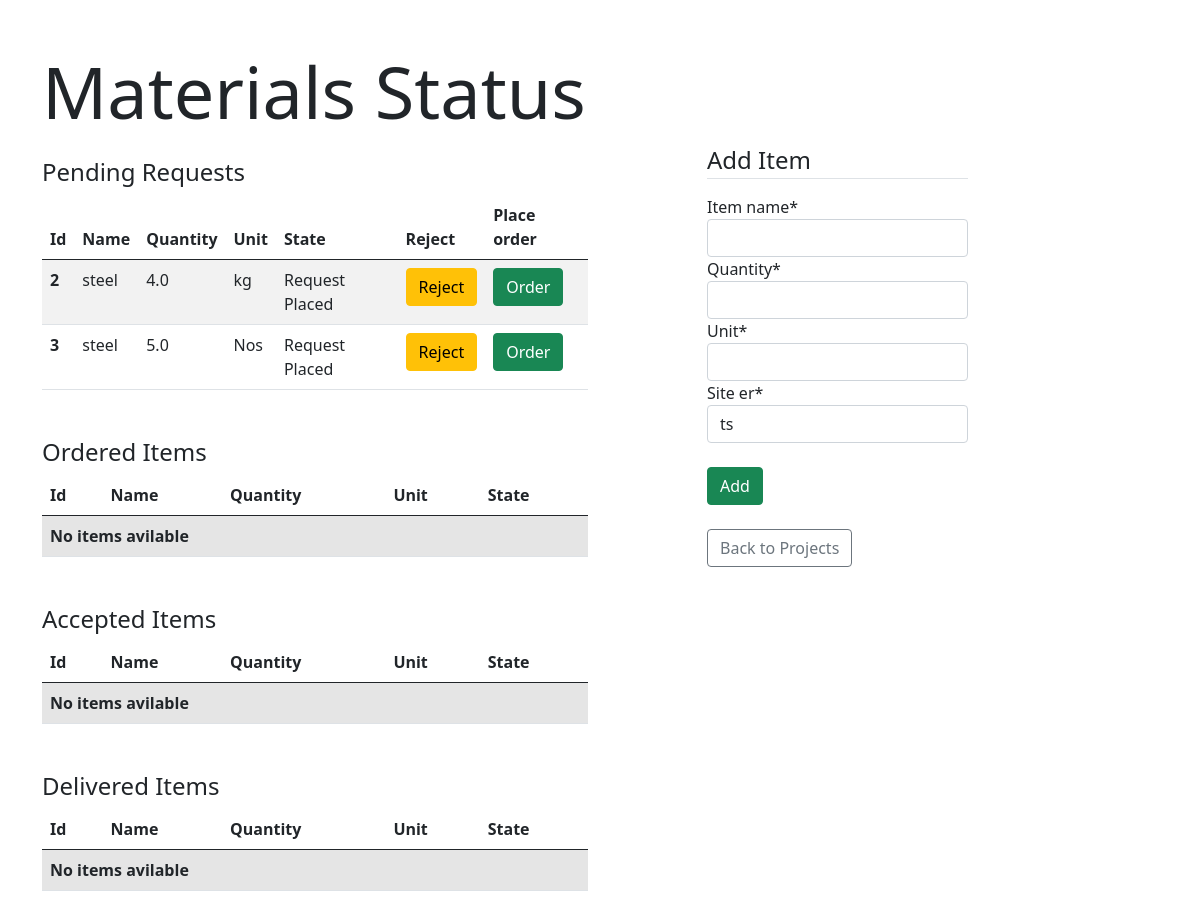
Before: /company/order/1/ (signed in) with the older database file.
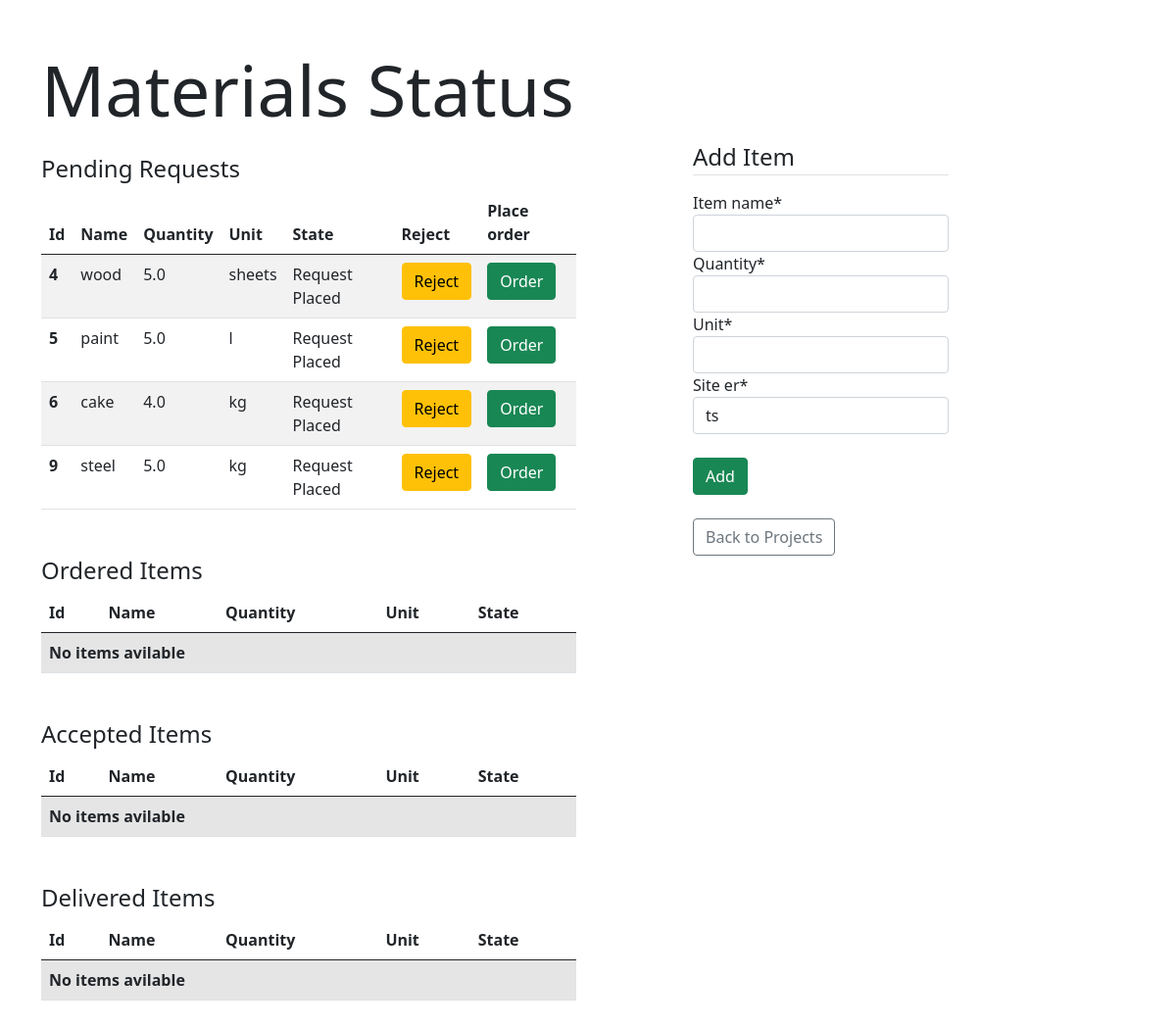
After: the same page with the newer database file.
### company/models.py (models this page shows, shortened)
class BillItem(models.Model):
    site_er = models.ForeignKey(SiteEr, on_delete=models.PROTECT, default=1)
    project = models.ForeignKey(Project, on_delete=models.PROTECT, default=1)
    item_name = models.CharField(max_length=50)
    unit = models.CharField(max_length=10)
    quantity = models.FloatField()
    state = models.CharField(max_length=1, choices=BILL_STATE, default='E')

### company/views.py (the view, shortened to what this page needs)
# urls.py: path('order/<int:project_id>/', views.ProjectOrderListView.as_view(), name='project-order-list'),
class ProjectOrderListView(UserPassesTestMixin, SuccessMessageMixin, CreateView):
    template_name = 'company/project_order_list.html'
    model = BillItem
    fields = ['item_name', 'quantity', 'unit', 'site_er']
    success_message = '%(item_name)s was created successfully'
    def get_context_data(self, **kwargs):
        context =  super().get_context_data(**kwargs)
        context['bill_items_pending'] = Project.objects.get(pk=self.kwargs['project_id']).billitem_set.filter(state='P')
        context['bill_items_ordered'] = Project.objects.get(pk=self.kwargs['project_id']).billitem_set.filter(state='O')
        context['bill_items_accepted'] = Project.objects.get(pk=self.kwargs['project_id']).billitem_set.filter(state='A')
        context['bill_items_delivered'] = Project.objects.get(pk=self.kwargs['project_id']).billitem_set.filter(state='D')
        return context
    def test_func(self):
        return hasattr(self.request.user, 'company')

### company/models.py (called while the page is built)
    def __str__(self):
        return self.user.username

### company/templates/company/project_order_list.html (shortened to what the changed rows need)
{% extends "company/base.html" %}
{% load crispy_forms_tags %}
{% block content %}
<h2 class="display-2">Materials Status</h2>
<div class="row my-1 justify-center-around">
    <div class="col-6">
        <table class="table table-striped table-hover">
            <thead>
                <tr>
                    <th scope="col">Id</th>
                    <th scope='col'>Name</th>
                    <th scope='col'>Quantity</th>
                    <th scope='col'>Unit</th>
                    <th scope="col">State</th>
                    <th scope="col">Reject</th>
                    <th scope="col">Place order</th>
                </tr>
            </thead>
            <tbody>
                {% for bill_item in bill_items_pending %}
                <tr>
                    <th scope="row">{{ bill_item.pk }}</th>
                    <td>{{ bill_item.item_name }}</td>
                    <td>{{ bill_item.quantity }}</td>
                    <td>{{ bill_item.unit }}</td>
                    <td>{{ bill_item.get_state_display }}</td>
                    <td><a class="btn btn-warning" data-bs-toggle="offcanvas" href="#offcanvas{{bill_item.pk}}" role="button">Reject</a></td>
                    <td><a href="{% url 'under-construction' %}" class="btn btn-success">Order</a></td>
                </tr>
                {% empty %}
                <tr>
                    <th scope="row" colspan="5" class="table-active"> No items avilable </th>
                </tr>
                {% endfor %}
            </tbody>
        </table>
        <table class="table table-striped table-hover">
            <thead>
                <tr>
                    <th scope="col">Id</th>
                    <th scope='col'>Name</th>
                    <th scope='col'>Quantity</th>
                    <th scope='col'>Unit</th>
                    <th scope="col">State</th>
                </tr>
            </thead>
            <tbody>
                {% for bill_item in bill_items_ordered %}
                <tr>
                    <th scope="row">{{ bill_item.pk }}</th>
                    <td>{{ bill_item.item_name }}</td>
                    <td>{{ bill_item.quantity }}</td>
                    <td>{{ bill_item.unit }}</td>
                    <td>{{ bill_item.get_state_display }}</td>
                </tr>
                {% empty %}
                <tr>
                    <th scope="row" colspan="5" class="table-active"> No items avilable </th>
                </tr>
                {% endfor %}
            </tbody>
        </table>
        <table class="table table-striped table-hover">
            <thead>
                <tr>
                    <th scope="col">Id</th>
                    <th scope='col'>Name</th>
                    <th scope='col'>Quantity</th>
                    <th scope='col'>Unit</th>
                    <th scope="col">State</th>
                </tr>
            </thead>
            <tbody>
                {% for bill_item in bill_items_accepted %}
                <tr>
                    <th scope="row">{{ bill_item.pk }}</th>
                    <td>{{ bill_item.item_name }}</td>
                    <td>{{ bill_item.quantity }}</td>
                    <td>{{ bill_item.unit }}</td>
                    <td>{{ bill_item.get_state_display }}</td>
                </tr>
                {% empty %}
                <tr>
                    <th scope="row" colspan="5" class="table-active"> No items avilable </th>
                </tr>
                {% endfor %}
            </tbody>
        </table>
        <table class="table table-striped table-hover">
            <thead>
                <tr>
                    <th scope="col">Id</th>
                    <th scope='col'>Name</th>
                    <th scope='col'>Quantity</th>
                    <th scope='col'>Unit</th>
                    <th scope="col">State</th>
                </tr>
            </thead>
            <tbody>
                {% for bill_item in bill_items_delivered %}
                <tr>
                    <th scope="row">{{ bill_item.pk }}</th>
                    <td>{{ bill_item.item_name }}</td>
                    <td>{{ bill_item.quantity }}</td>
                    <td>{{ bill_item.unit }}</td>
                    <td>{{ bill_item.get_state_display }}</td>
                </tr>
                {% empty %}
                <tr>
                    <th scope="row" colspan="5" class="table-active"> No items avilable </th>
                </tr>
                {% endfor %}
            </tbody>
        </table>
    </div>
</div>
{% endblock %}

Changed rows visible on the page:
removed BillItem: pk "2", item_name "steel", quantity "4.0", unit "kg", state "Request Placed"
no longer on this page (row edited): BillItem: pk "3", item_name "steel", quantity "5.0", unit "Nos", state "Request Placed"
now on this page (row edited): BillItem: pk "4", item_name "wood", quantity "5.0", unit "sheets", state "Request Placed"
added BillItem: pk "5", item_name "paint", quantity "5.0", unit "l", state "Request Placed"
added BillItem: pk "6", item_name "cake", quantity "4.0", unit "kg", state "Request Placed"
added BillItem: pk "9", item_name "steel", quantity "5.0", unit "kg", state "Request Placed"
